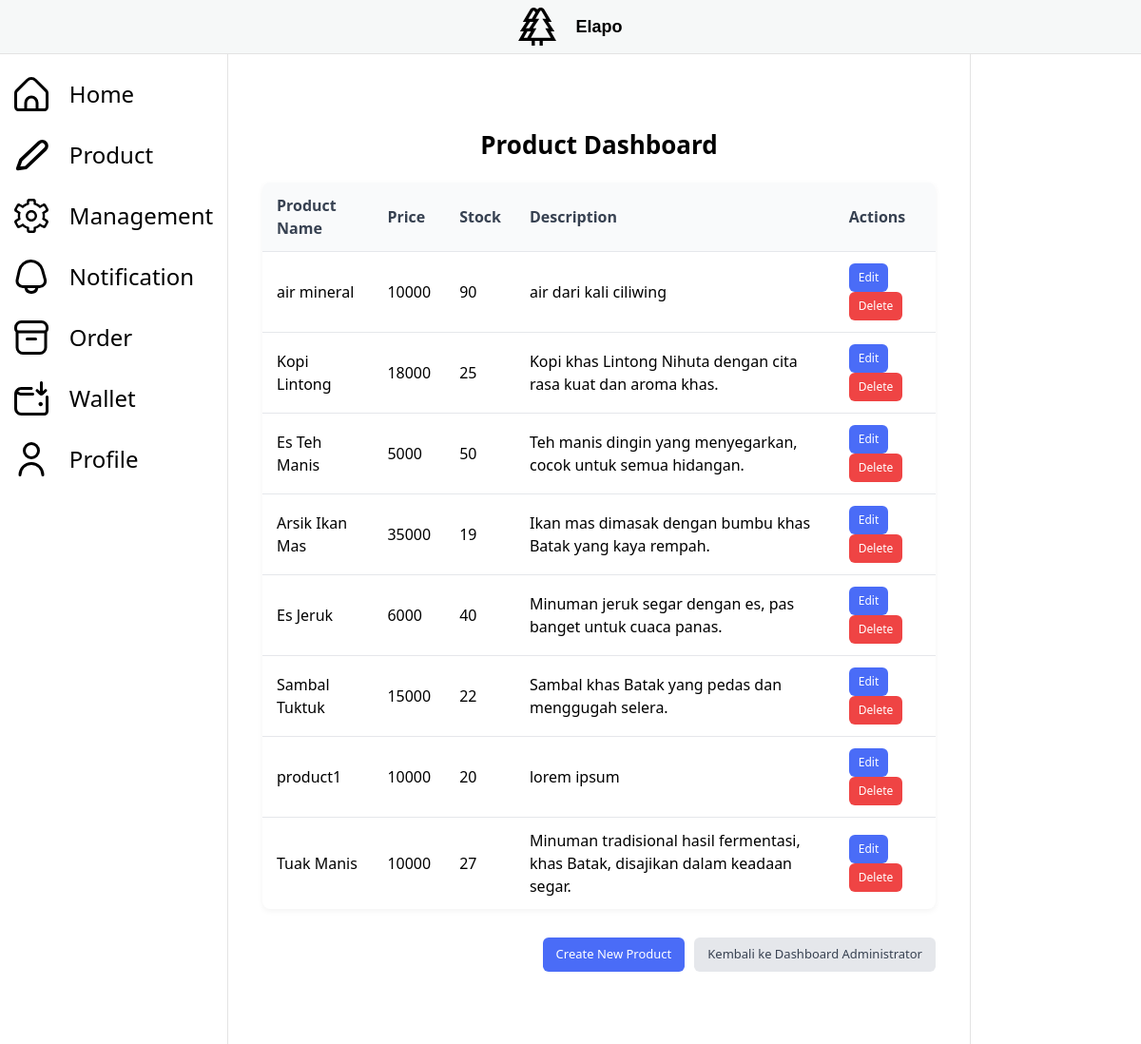
Page /administrator/product_dashboard/ (signed in) on the earlier database version.
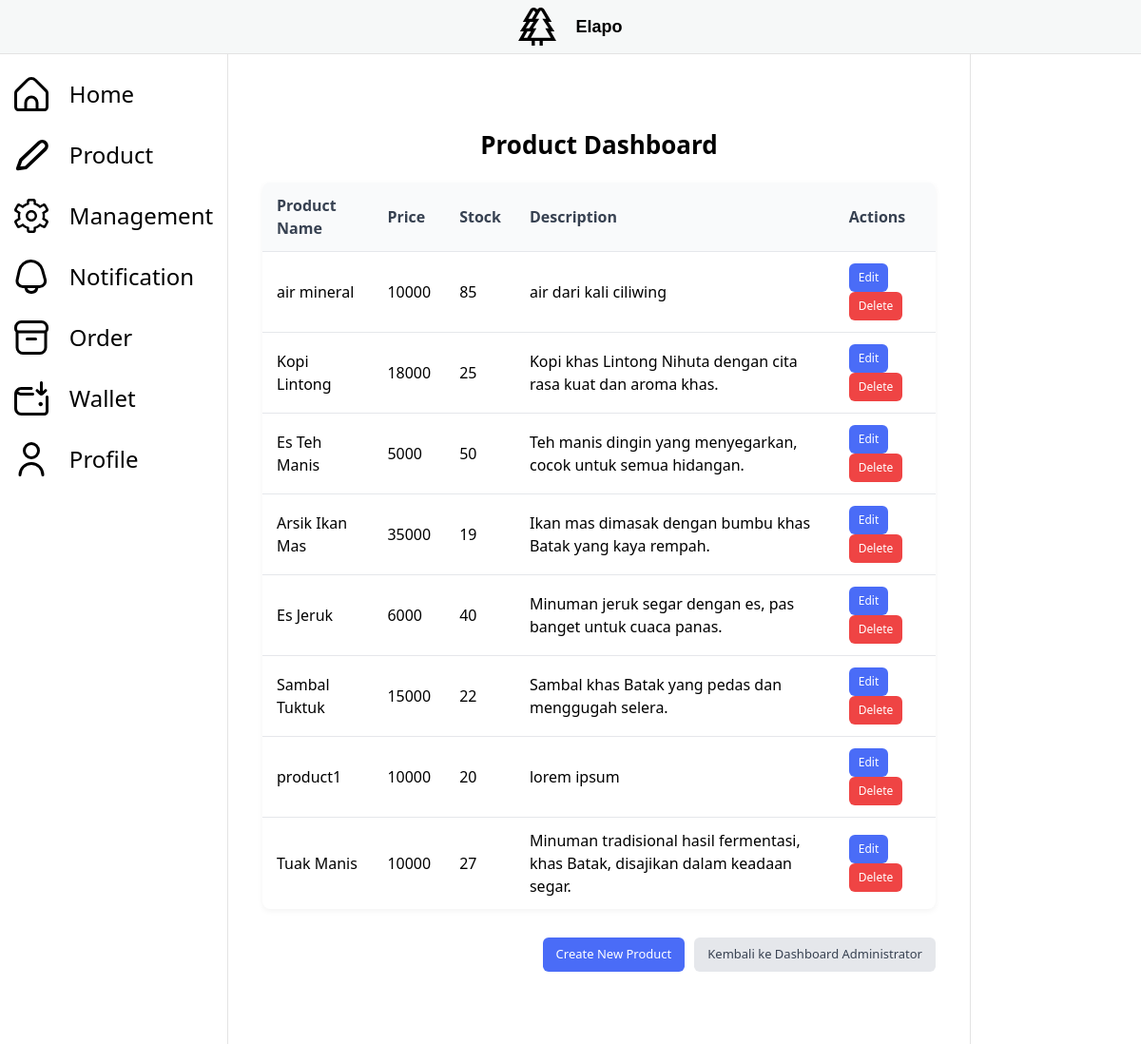
Same page on the later database version.
### product/models.py (models this page shows)
class Product(models.Model):
    class Meta:
        permissions = [
            ("buy_product", "Can buy product")
        ]
    id = models.UUIDField(primary_key=True, default=uuid.uuid4)
    product_name = models.CharField(max_length=69)
    price = models.DecimalField(max_digits=12, decimal_places=0, default=0)
    description = models.CharField(max_length=150)
    stock = models.IntegerField()

### administrator/views.py (the view)
# urls.py: path('product_dashboard/', views.product_dashboard, name='product_dashboard')
@login_required
def product_dashboard(request):
    products = Product.objects.all().order_by('-id')  # Mengurutkan berdasarkan ID atau preferensi lainnya
    return render(request, 'product_dashboard.html', {'products': products, 'is_admin': True})

### administrator/templates/product_dashboard.html (shortened to what this page needs)
{% extends 'main.html' %}
{% block content %}
<div class="product-dashboard">
  <h1>Product Dashboard</h1>
  <div class="card">
    <table class="data-table">
      <thead>
        <tr>
          <th>Product Name</th>
          <th>Price</th>
          <th>Stock</th>
          <th>Description</th>
          <th>Actions</th>
        </tr>
      </thead>
      <tbody>
        {% for product in products %}
        <tr>
          <td>{{ product.product_name }}</td>
          <td>{{ product.price }}</td>
          <td>{{ product.stock }}</td>
          <td>{{ product.description }}</td>
          <td>
            <a href="{% url 'administrator:update_product' product.id %}" class="btn btn-sm btn-primary">Edit</a>
            <form method="post" action="{% url 'administrator:delete_product' product.id %}" style="display:inline;">
              <button type="submit" class="btn btn-sm btn-danger" onclick="return confirm('Yakin ingin menghapus produk ini?')">Delete</button>
            </form>
          </td>
        </tr>
        {% endfor %}
      </tbody>
    </table>
  </div>
  <div class="button-group">
    <a href="{% url 'administrator:create_product' %}" class="btn btn-primary">Create New Product</a>
    <a href="{% url 'administrator:dashboard' %}" class="btn btn-secondary">Kembali ke Dashboard Administrator</a>
  </div>
</div>
{% endblock %}

Differences in the rows shown:
changed Product "air mineral": stock "90" → "85"
